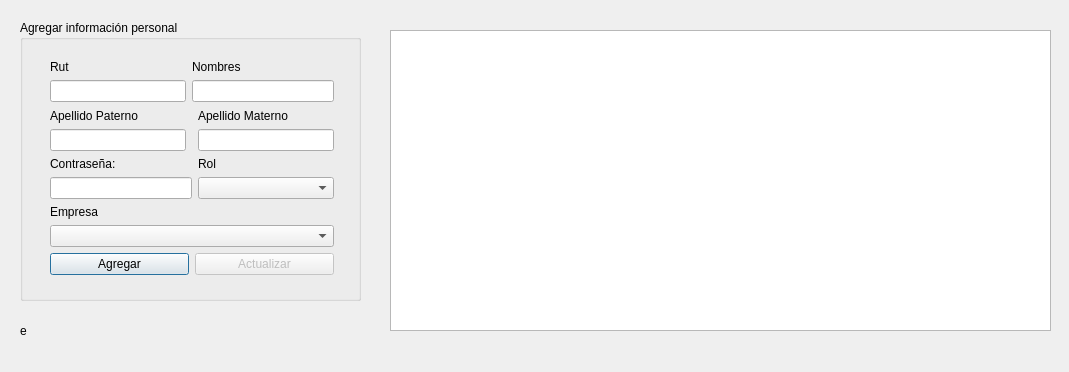
<?xml version="1.0" encoding="UTF-8"?>
<ui version="4.0">
 <class>Users</class>
 <widget class="QDialog" name="Users">
  <property name="geometry">
   <rect>
    <x>0</x>
    <y>0</y>
    <width>1069</width>
    <height>372</height>
   </rect>
  </property>
  <property name="windowTitle">
   <string>Dialog</string>
  </property>
  <widget class="QGroupBox" name="groupBox">
   <property name="geometry">
    <rect>
     <x>20</x>
     <y>20</y>
     <width>341</width>
     <height>281</height>
    </rect>
   </property>
   <property name="title">
    <string>Agregar información personal</string>
   </property>
   <widget class="QWidget" name="layoutWidget">
    <property name="geometry">
     <rect>
      <x>30</x>
      <y>40</y>
      <width>284</width>
      <height>215</height>
     </rect>
    </property>
    <layout class="QGridLayout" name="gridLayout">
     <item row="0" column="0">
      <layout class="QVBoxLayout" name="verticalLayout">
       <item>
        <widget class="QLabel" name="label">
         <property name="text">
          <string>Rut</string>
         </property>
        </widget>
       </item>
       <item>
        <widget class="QLineEdit" name="lineEdit_rut"/>
       </item>
      </layout>
     </item>
     <item row="0" column="1" colspan="2">
      <layout class="QVBoxLayout" name="verticalLayout_2">
       <item>
        <widget class="QLabel" name="label_2">
         <property name="text">
          <string>Nombres</string>
         </property>
        </widget>
       </item>
       <item>
        <widget class="QLineEdit" name="lineEdit_names"/>
       </item>
      </layout>
     </item>
     <item row="1" column="0">
      <layout class="QVBoxLayout" name="verticalLayout_3">
       <item>
        <widget class="QLabel" name="label_3">
         <property name="text">
          <string>Apellido Paterno</string>
         </property>
        </widget>
       </item>
       <item>
        <widget class="QLineEdit" name="lineEdit_paternal_surname"/>
       </item>
      </layout>
     </item>
     <item row="1" column="2">
      <layout class="QVBoxLayout" name="verticalLayout_4">
       <item>
        <widget class="QLabel" name="label_4">
         <property name="text">
          <string>Apellido Materno</string>
         </property>
        </widget>
       </item>
       <item>
        <widget class="QLineEdit" name="lineEdit_maternal_surname"/>
       </item>
      </layout>
     </item>
     <item row="2" column="0" colspan="2">
      <layout class="QVBoxLayout" name="verticalLayout_5">
       <item>
        <widget class="QLabel" name="label_5">
         <property name="text">
          <string>Contraseña:</string>
         </property>
        </widget>
       </item>
       <item>
        <widget class="QLineEdit" name="lineEdit_password">
         <property name="echoMode">
          <enum>QLineEdit::Password</enum>
         </property>
        </widget>
       </item>
      </layout>
     </item>
     <item row="2" column="2">
      <layout class="QVBoxLayout" name="verticalLayout_6">
       <item>
        <widget class="QLabel" name="label_6">
         <property name="text">
          <string>Rol</string>
         </property>
        </widget>
       </item>
       <item>
        <widget class="QComboBox" name="comboBox_id_rol"/>
       </item>
      </layout>
     </item>
     <item row="3" column="0" colspan="3">
      <layout class="QVBoxLayout" name="verticalLayout_7">
       <item>
        <widget class="QLabel" name="label_7">
         <property name="text">
          <string>Empresa</string>
         </property>
        </widget>
       </item>
       <item>
        <widget class="QComboBox" name="comboBox_company"/>
       </item>
      </layout>
     </item>
     <item row="4" column="0" colspan="3">
      <layout class="QHBoxLayout" name="horizontalLayout">
       <item>
        <widget class="QPushButton" name="pushButton">
         <property name="text">
          <string>Agregar</string>
         </property>
        </widget>
       </item>
       <item>
        <widget class="QPushButton" name="pushButton_2">
         <property name="enabled">
          <bool>false</bool>
         </property>
         <property name="text">
          <string>Actualizar</string>
         </property>
        </widget>
       </item>
      </layout>
     </item>
    </layout>
   </widget>
  </widget>
  <widget class="QTableView" name="tableView">
   <property name="geometry">
    <rect>
     <x>390</x>
     <y>30</y>
     <width>661</width>
     <height>301</height>
    </rect>
   </property>
  </widget>
  <widget class="QLabel" name="label_status">
   <property name="geometry">
    <rect>
     <x>20</x>
     <y>320</y>
     <width>21</width>
     <height>21</height>
    </rect>
   </property>
   <property name="text">
    <string>e</string>
   </property>
  </widget>
 </widget>
 <resources/>
 <connections/>
</ui>
